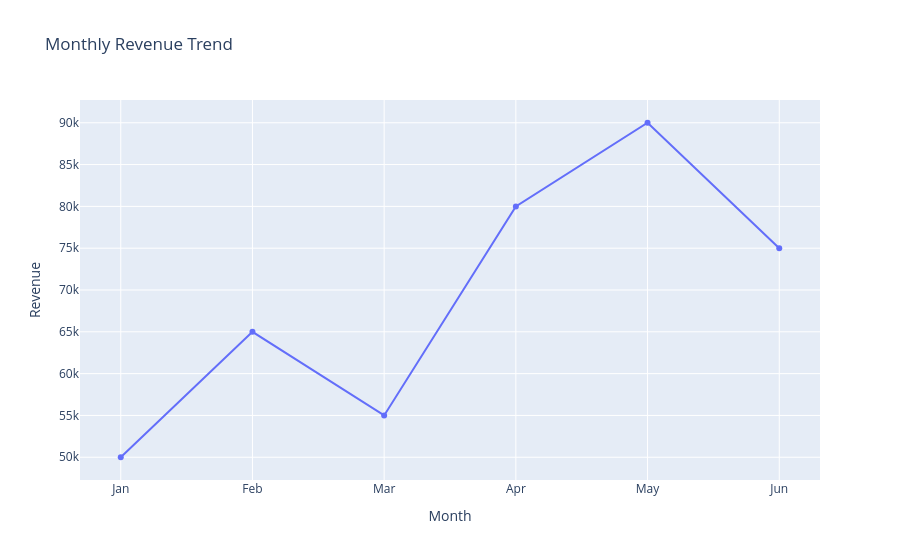
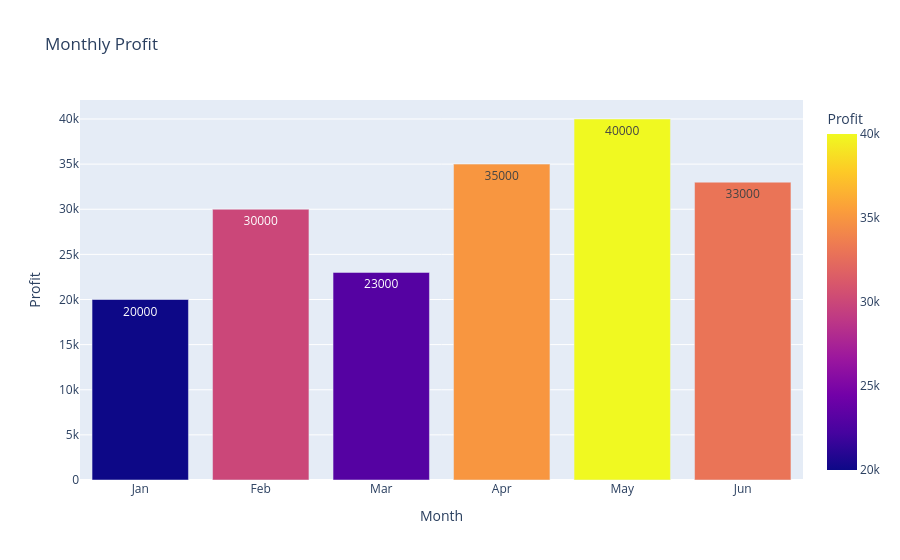

The notebook cell these images were saved under, in order:
### Code cell
import pandas as pd
import seaborn as sns
import matplotlib.pyplot as plt
import plotly.express as px

# 1. Load the CSV file
df = pd.read_csv("data/retail_sales.csv")

# 2. Display the dataset
print("Dataset Preview:")
print(df.head())

print("\nMissing Values:")
print(df.isnull().sum())

# 3. Calculate profit
df["Profit"] = df["Revenue"] - df["Expenses"]

# 4. Business summary
print("\n--- BUSINESS SUMMARY ---")
print("Total Revenue:", df["Revenue"].sum())
print("Total Expenses:", df["Expenses"].sum())
print("Total Profit:", df["Profit"].sum())
print("Total Orders:", df["Orders"].sum())
print("Average Monthly Revenue:", df["Revenue"].mean())

# 5. Revenue distribution chart
sns.histplot(data=df, x="Revenue", bins=5, kde=True)
plt.title("Monthly Revenue Distribution")
plt.xlabel("Revenue")
plt.tight_layout()
plt.show()

# 6. Revenue vs Expenses chart
sns.scatterplot(
    data=df,
    x="Expenses",
    y="Revenue",
    hue="Month",
    s=120
)
plt.title("Revenue vs Expenses")
plt.tight_layout()
plt.show()

# 7. Interactive revenue chart
fig1 = px.line(
    df,
    x="Month",
    y="Revenue",
    markers=True,
    title="Monthly Revenue Trend",
    hover_data=["Expenses", "Profit", "Orders"]
)
fig1.show()

# 8. Interactive profit chart
fig2 = px.bar(
    df,
    x="Month",
    y="Profit",
    color="Profit",
    title="Monthly Profit",
    text="Profit"
)
fig2.show()

### Figure 1 — Plotly figure (JSON) as saved in the notebook; plotly's stock layout.template omitted (floating-point values rounded to 4 significant figures)
{"data": [{"customdata": [[30000, 20000, 120], [35000, 30000, 150], [32000, 23000, 135], [45000, 35000, 190], [50000, 40000, 210], [42000, 33000, 180]], "hovertemplate": "Month=%{x}<br>Revenue=%{y}<br>Expenses=%{customdata[0]}<br>Profit=%{customdata[1]}<br>Orders=%{customdata[2]}<extra></extra>", "legendgroup": "", "line": {"color": "#636efa", "dash": "solid"}, "marker": {"symbol": "circle"}, "mode": "lines+markers", "name": "", "orientation": "v", "showlegend": false, "type": "scatter", "x": ["Jan", "Feb", "Mar", "Apr", "May", "Jun"], "xaxis": "x", "y": [50000, 65000, 55000, 80000, 90000, 75000], "yaxis": "y"}], "layout": {"legend": {"tracegroupgap": 0}, "title": {"text": "Monthly Revenue Trend"}, "xaxis": {"anchor": "y", "domain": [0, 1], "title": {"text": "Month"}}, "yaxis": {"anchor": "x", "domain": [0, 1], "title": {"text": "Revenue"}}}}

### Figure 2 — Plotly figure (JSON) as saved in the notebook; plotly's stock layout.template omitted (floating-point values rounded to 4 significant figures)
{"data": [{"hovertemplate": "Month=%{x}<br>Profit=%{marker.color}<extra></extra>", "legendgroup": "", "marker": {"color": [20000, 30000, 23000, 35000, 40000, 33000], "coloraxis": "coloraxis", "pattern": {"shape": ""}}, "name": "", "orientation": "v", "showlegend": false, "text": [20000.0, 30000.0, 23000.0, 35000.0, 40000.0, 33000.0], "textposition": "auto", "type": "bar", "x": ["Jan", "Feb", "Mar", "Apr", "May", "Jun"], "xaxis": "x", "y": [20000, 30000, 23000, 35000, 40000, 33000], "yaxis": "y"}], "layout": {"barmode": "relative", "coloraxis": {"colorbar": {"title": {"text": "Profit"}}, "colorscale": [[0, "#0d0887"], [0.1111, "#46039f"], [0.2222, "#7201a8"], [0.3333, "#9c179e"], [0.4444, "#bd3786"], [0.5556, "#d8576b"], [0.6667, "#ed7953"], [0.7778, "#fb9f3a"], [0.8889, "#fdca26"], [1, "#f0f921"]]}, "legend": {"tracegroupgap": 0}, "title": {"text": "Monthly Profit"}, "xaxis": {"anchor": "y", "domain": [0, 1], "title": {"text": "Month"}}, "yaxis": {"anchor": "x", "domain": [0, 1], "title": {"text": "Profit"}}}}
